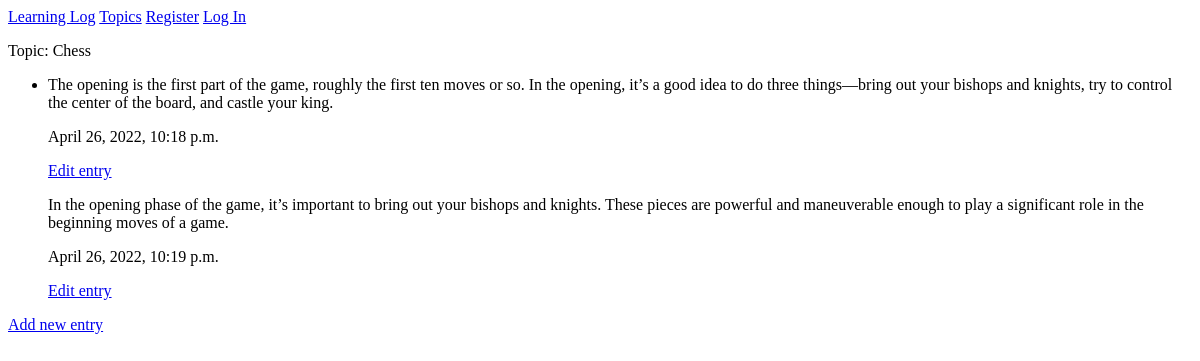
Page /topics/1/ on the earlier database version.
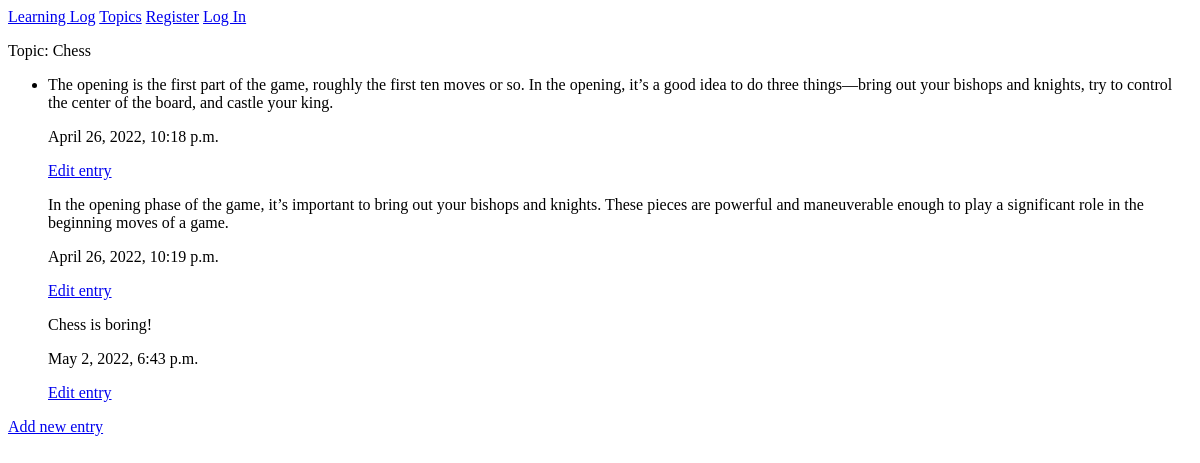
Same page on the later database version.
### MainApp/models.py (models this page shows, shortened)
class Entry(models.Model): #associate Entry w/ many models??  #one topic can have multiple entries (1 to many relationship)
    topic = models.ForeignKey(Topic, on_delete=models.CASCADE)
    text = models.TextField()
    date_added = models.DateTimeField(auto_now_add=True)
    class Meta:
        verbose_name_plural = 'entries'

### MainApp/views.py (the view)
# urls.py: path('topics/<int:topic_id>/', views.topic, name='topic'), #ID = primary key
def topic(request, topic_id): #loading individual topics onto the website (ex: chess and rock climbing)
    topic = Topic.objects.get(id= topic_id) #topic (singular) = topic in the overall topics page. Capital T Topic = object from models.py file
    entries = topic.entry_set.all() #object
    context = {'topic' : topic, 'entries' :entries} #object, dictionary, passes information from the view to use in the template
    return render(request, 'MainApp/topic.html', context)

### MainApp/models.py (called while the page is built)
    def __str__(self) -> str:  #returns back result that you want returned
        return self.text #this gives the name of the topic

### MainApp/templates/mainapp/topic.html
{% extends "MainApp/base.html" %}
{% block content %}
<p>Topic: {{ topic }}</p>
<ul>
    <li>
        {% for e in entries %}
        <p>{{e.text }}</p>
        <p>{{e.date_added}}</p>
        <p><a href="{% url 'MainApp:edit_entry' e.id %}">Edit entry</a></p>
    </li>
    {% empty %}
    <li> There are no entries for this topic yet.
    </li>
    {% endfor %}
</ul>
<p><a href="{% url 'MainApp:new_entry' topic.id %}">Add new entry</a></p>
{% endblock content %}

Differences in the rows shown:
added Entry: text "Chess is boring!", date_added "May 2, 2022, 6:43 p.m."
